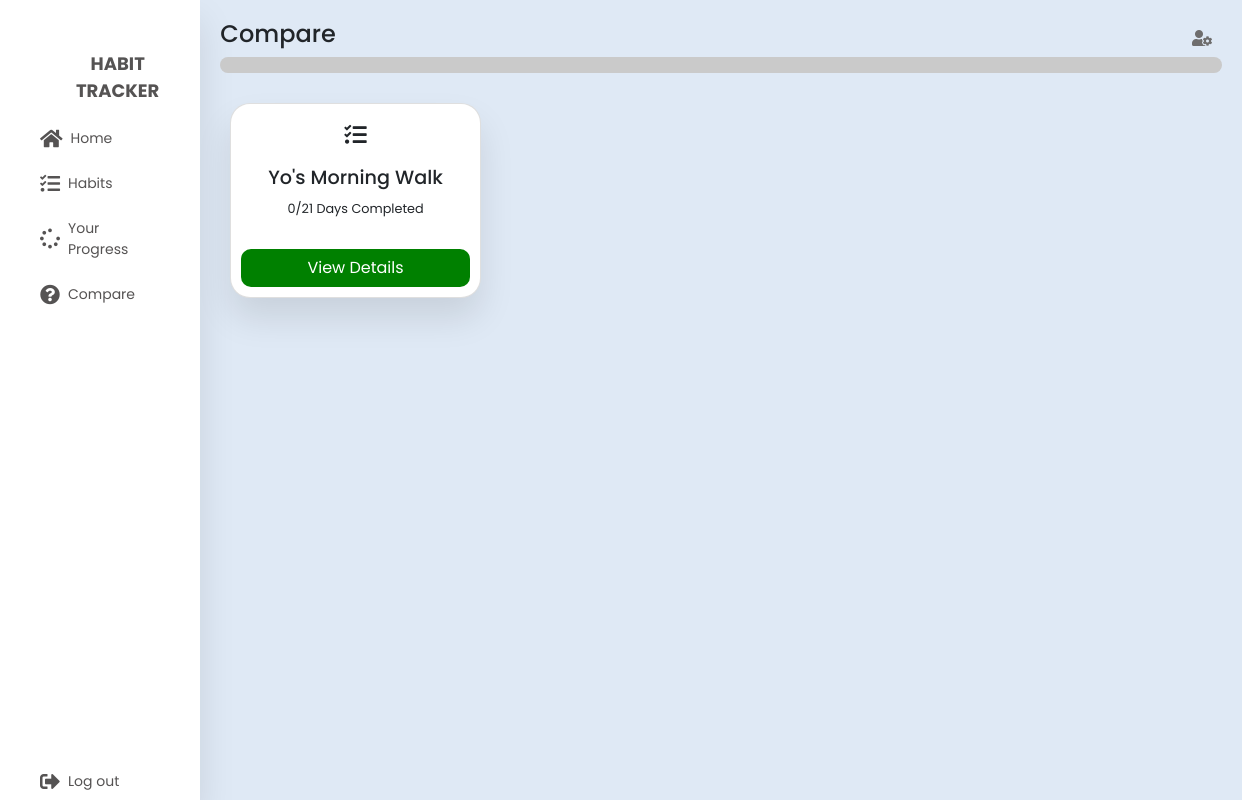
Page /compare (signed in) on the committed database.
### tables this page shows
CREATE TABLE day_progress (
        id INTEGER PRIMARY KEY AUTOINCREMENT,
        completed_days INTEGER NOT NULL DEFAULT 0,
        user_id INTEGER NOT NULL,
        habit_id INTEGER NOT NULL,
        created_at TIMESTAMP DEFAULT CURRENT_TIMESTAMP,
        updated_at TIMESTAMP,
        FOREIGN KEY (user_id) REFERENCES users(id),
        FOREIGN KEY (habit_id) REFERENCES habits(id)
    );

CREATE TABLE habits (
        id INTEGER PRIMARY KEY AUTOINCREMENT,
        title VARCHAR(250) NOT NULL,
        duration INTEGER NOT NULL,
        user_id INTEGER NOT NULL,
        created_at TIMESTAMP DEFAULT CURRENT_TIMESTAMP,
        updated_at TIMESTAMP,
        FOREIGN KEY (user_id) REFERENCES users(id)
    );

### server.py (the view)
@app.route("/compare")
def compare():
	if not is_logged_in():
		return redirect(url_for("loginPage"))
	tasks = get_habits_by_day_progress(int(get_login_session()))
	return render_template('compare.html', tasks=tasks);

### dbconnection.py (called while the page is built)
def get_db_connection():
    conn = sqlite3.connect('database.db')
    conn.row_factory = sqlite3.Row
    return conn

### server.py (called while the page is built)
def is_logged_in():
	if not session.get("user_id"):
		return False
	else:
		return True

def get_login_session():
	return session["user_id"]

### services/habits.py (called while the page is built)
def get_habits_by_day_progress(user_id=0):
    conn = dbconnection()
    habits = conn.execute("select habits.*, day_progress.completed_days from day_progress inner join habits on day_progress.habit_id=habits.id where day_progress.user_id=?",(user_id,)).fetchall()
    conn.commit()
    conn.close()
    return habits

### templates/compare.html (shortened to what this page needs)
{% with title='Compare | Habit Tracker' %} {% include "header.html" %} {%
endwith %}
<section class="main">
	<div class="main-top">
		<h1>Compare</h1>
		<i class="fas fa-user-cog"></i>
	</div>
	<center class="nodatacnt">
	</center>
	<section class="main-course">
		<div class="main-skills">
			{% block content %} {% for task in tasks %}
			<div class="card">
				<i class="fas fa-tasks"></i>
				<h3>{{task['title']}}</h3>
				<p>{{task['completed_days']}}/{{task['duration']}} Days completed</p>
				<button
					class="button"
					onclick="window.location.href
				=`/habit_details/{{task['id']}}`"
					style="background-color: green"
				>
					View Details
				</button>
			</div>
			{% endfor %} {% endblock %}
		</div>
	</section>
</section>
{% include 'footer.html' %}

### static/css/sidebar.css (style rules this page uses)
:root { --bs-blue: #0d6efd; --bs-indigo: #6610f2; --bs-purple: #6f42c1; --bs-pink: #d63384; --bs-red: #dc3545; --bs-orange: #fd7e14; --bs-yellow: #ffc107; --bs-green: #198754; --bs-teal: #20c997; --bs-cyan: #0dcaf0; --bs-white: #fff; --bs-gray: #6c757d; --bs-gray-dark: #343a40; --bs-primary: #0d6efd; --bs-secondary: #6c757d; --bs-success: #198754; --bs-info: #0dcaf0; --bs-warning: #ffc107; --bs-danger: #dc3545; --bs-light: #f8f9fa; --bs-dark: #212529; --bs-font-sans-serif: system-ui, -apple-system, "Segoe UI", Roboto, "Helvetica Neue", Arial, "Noto Sans", "Liberation Sans", sans-serif, "Apple Color Emoji", "Segoe UI Emoji", "Segoe UI Symbol", "Noto Color Emoji"; --bs-font-monospace: SFMono-Regular, Menlo, Monaco, Consolas, "Liberation Mono", "Courier New", monospace; --bs-gradient: linear-gradient(180deg, rgba(255, 255, 255, 0.15), rgba(255, 255, 255, 0)); }
* { margin: 0; padding: 0; outline: none; border: none; text-decoration: none; box-sizing: border-box; font-family: "Poppins", sans-serif; }
body { background: #dfe9f5; padding: 0; margin: 0; font: 1rem/1.5 var(--bs-font-sans-serif); max-width: 100vw; overflow-x: hidden; }
.main { padding: 20px; flex: 1; }

### static/css/dashboard.css (style rules this page uses)
.main-top { display: flex; width: 100%; }
.main-top h1 { font-size: 1.5rem; }
.main-top i { position: absolute; right: 0; margin: 10px 30px; color: rgb(110, 109, 109); cursor: pointer; }
.main-skills { display: flex; margin-top: 20px; }
.main-skills .card { width: 25%; margin: 10px; background: #fff; text-align: center; border-radius: 20px; padding: 10px; box-shadow: 0 20px 35px rgba(0, 0, 0, 0.1); }
.main-skills .card h3 { margin: 10px; font-size: 1.2rem; text-transform: capitalize; }
.main-skills .card p { font-size: 0.8rem; }
.main-skills .card .button { background: orangered; color: #fff; padding: 7px 15px; border-radius: 10px; margin-top: 15px; cursor: pointer; }
.main-skills .card i { font-size: 1.4rem; padding: 10px; }
.main-course { margin-top: 20px; text-transform: capitalize; }

### static/css/tasks.css (style rules this page uses)
.nodatacnt { border-radius: 20px; background-color: rgb(202, 202, 202); padding: 0.5rem 0; }

### rows in the picture
day_progress: title "Yo's Morning Walk", completed_days "0", duration "21"
